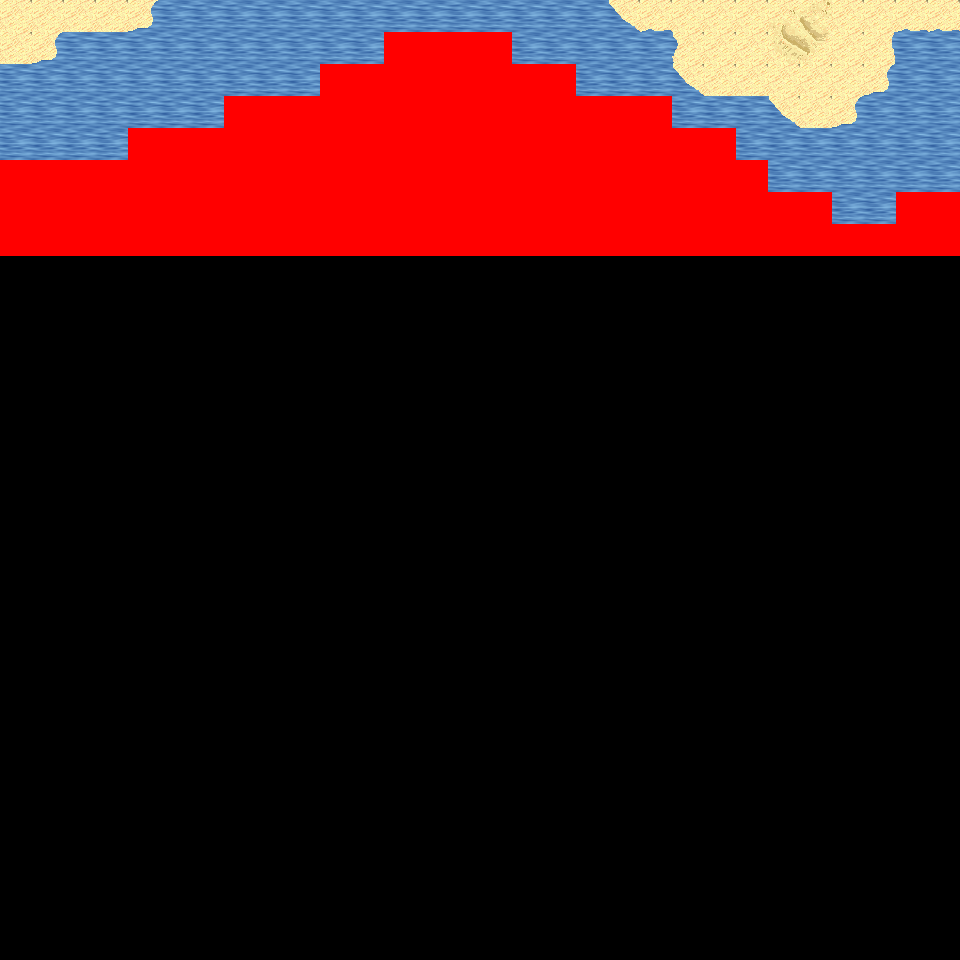

Below is a game level as drawn by its tile map, then a one-line description and the .tmx that defines it (tile-layer data replaced by summaries):
An orthogonal 30x30 tile map with 32x32 px tiles, 6 tile layers (Ground, Object, Object2, Above, ...), 57 tilesets and 5 objects (5x mapExit).

<map version="1.0" orientation="orthogonal" renderorder="right-down" width="30" height="30" tilewidth="32" tileheight="32" nextobjectid="6">
  <tileset firstgid="1" name="tileset_logic_collision" tilewidth="32" tileheight="32" tilecount="1" columns="1">
    <image source="../drawable/tileset_logic_collision.png" width="32" height="32" />
  </tileset>
  <tileset firstgid="2" name="tileset_ground_ground" tilewidth="32" tileheight="32" tilecount="33" columns="3">
    <image source="../drawable/tileset_ground_ground.png" width="96" height="352" />
  </tileset>
  <tileset firstgid="35" name="tileset_ground_water_pool" tilewidth="32" tileheight="32" tilecount="72" columns="3">
    <image source="../drawable/tileset_ground_water_pool.png" width="96" height="768" />
  </tileset>
  <tileset firstgid="107" name="tileset_furniture_carpet_plain_colours" tilewidth="32" tileheight="32" tilecount="10" columns="10">
    <image source="../drawable/tileset_furniture_carpet_plain_colours.png" width="320" height="32" />
  </tileset>
  <tileset firstgid="117" name="tileset_ground_brown_paving" tilewidth="32" tileheight="32" tilecount="2" columns="2">
    <image source="../drawable/tileset_ground_brown_paving.png" width="64" height="32" />
  </tileset>
  <tileset firstgid="119" name="tileset_ground_water_water" tilewidth="32" tileheight="32" tilecount="24" columns="3">
    <image source="../drawable/tileset_ground_water_water.png" width="96" height="256" />
  </tileset>
  <tileset firstgid="143" name="tileset_building_fence_fence_chunky" tilewidth="32" tileheight="32" tilecount="21" columns="3">
    <image source="../drawable/tileset_building_fence_fence_chunky.png" width="96" height="224" />
  </tileset>
  <tileset firstgid="164" name="tileset_ground_water_pool_corners" tilewidth="32" tileheight="32" tilecount="72" columns="3">
    <image source="../drawable/tileset_ground_water_pool_corners.png" width="96" height="768" />
  </tileset>
  <tileset firstgid="236" name="tileset_ground_grass_edges" tilewidth="32" tileheight="32" tilecount="36" columns="12">
    <image source="../drawable/tileset_ground_grass_edges.png" width="384" height="96" />
  </tileset>
  <tileset firstgid="272" name="tileset_ground_grass_corners" tilewidth="32" tileheight="32" tilecount="24" columns="6">
    <image source="../drawable/tileset_ground_grass_corners.png" width="192" height="128" />
  </tileset>
  <tileset firstgid="296" name="tileset_plant_grasses" tilewidth="32" tileheight="32" tilecount="6" columns="3">
    <image source="../drawable/tileset_plant_grasses.png" width="96" height="64" />
  </tileset>
  <tileset firstgid="302" name="tileset_plant_flower_daisy_white" tilewidth="32" tileheight="32" tilecount="8" columns="2">
    <image source="../drawable/tileset_plant_flower_daisy_white.png" width="64" height="128" />
  </tileset>
  <tileset firstgid="310" name="tileset_building_door_door_w" tilewidth="32" tileheight="32" tilecount="6" columns="2">
    <image source="../drawable/tileset_building_door_door_w.png" width="64" height="96" />
  </tileset>
  <tileset firstgid="316" name="tileset_building_wall_wood" tilewidth="32" tileheight="32" tilecount="16" columns="4">
    <image source="../drawable/tileset_building_wall_wood.png" width="128" height="128" />
  </tileset>
  <tileset firstgid="332" name="tileset_building_door_door_e" tilewidth="32" tileheight="32" tilecount="6" columns="2">
    <image source="../drawable/tileset_building_door_door_e.png" width="64" height="96" />
  </tileset>
  <tileset firstgid="338" name="tileset_ground_ground_2" tilewidth="32" tileheight="32" tilecount="4" columns="4">
    <image source="../drawable/tileset_ground_ground_2.png" width="128" height="32" />
  </tileset>
  <tileset firstgid="342" name="tileset_building_wall_stone" tilewidth="32" tileheight="32" tilecount="12" columns="3">
    <image source="../drawable/tileset_building_wall_stone.png" width="96" height="128" />
  </tileset>
  <tileset firstgid="354" name="tileset_building_wall_wall_brown" tilewidth="32" tileheight="32" tilecount="12" columns="3">
    <image source="../drawable/tileset_building_wall_wall_brown.png" width="96" height="128" />
  </tileset>
  <tileset firstgid="366" name="tileset_building_door_door_n" tilewidth="32" tileheight="32" tilecount="6" columns="3">
    <image source="../drawable/tileset_building_door_door_n.png" width="96" height="64" />
  </tileset>
  <tileset firstgid="372" name="tileset_building_church" tilewidth="32" tileheight="32" tilecount="56" columns="8">
    <image source="../drawable/tileset_building_church.png" width="256" height="224" />
  </tileset>
  <tileset firstgid="428" name="tileset_building_castle" tilewidth="32" tileheight="32" tilecount="320" columns="20">
    <image source="../drawable/tileset_building_castle.png" width="640" height="512" />
  </tileset>
  <tileset firstgid="748" name="tileset_plant_cactus" tilewidth="32" tileheight="32" tilecount="2" columns="1">
    <image source="../drawable/tileset_plant_cactus.png" width="32" height="64" />
  </tileset>
  <tileset firstgid="750" name="tileset_plant_stump_small_stump" tilewidth="32" tileheight="32" tilecount="4" columns="2">
    <image source="../drawable/tileset_plant_stump_small_stump.png" width="64" height="64" />
  </tileset>
  <tileset firstgid="754" name="tileset_furniture_carpet_rug_border" tilewidth="32" tileheight="32" tilecount="9" columns="3">
    <image source="../drawable/tileset_furniture_carpet_rug_border.png" width="96" height="96" />
  </tileset>
  <tileset firstgid="763" name="tileset_building_window_window_right" tilewidth="32" tileheight="32" tilecount="2" columns="2">
    <image source="../drawable/tileset_building_window_window_right.png" width="64" height="32" />
  </tileset>
  <tileset firstgid="765" name="tileset_item_statue_fairypool" tilewidth="32" tileheight="32" tilecount="16" columns="2">
    <image source="../drawable/tileset_item_statue_fairypool.png" width="64" height="256" />
  </tileset>
  <tileset firstgid="781" name="tileset_furniture_table_long_front_on" tilewidth="32" tileheight="32" tilecount="3" columns="1">
    <image source="../drawable/tileset_furniture_table_long_front_on.png" width="32" height="96" />
  </tileset>
  <tileset firstgid="784" name="tileset_building_decoration_blue_circle" tilewidth="32" tileheight="32" tilecount="4" columns="2">
    <image source="../drawable/tileset_building_decoration_blue_circle.png" width="64" height="64" />
  </tileset>
  <tileset firstgid="788" name="tileset_building_wall_bricked_edges" tilewidth="32" tileheight="32" tilecount="25" columns="5">
    <image source="../drawable/tileset_building_wall_bricked_edges.png" width="160" height="160" />
  </tileset>
  <tileset firstgid="813" name="tileset_item_corpse_skull_pale" tilewidth="32" tileheight="32" tilecount="2" columns="2">
    <image source="../drawable/tileset_item_corpse_skull_pale.png" width="64" height="32" />
  </tileset>
  <tileset firstgid="815" name="tileset_item_corpse_huge_animal" tilewidth="32" tileheight="32" tilecount="16" columns="2">
    <image source="../drawable/tileset_item_corpse_huge_animal.png" width="64" height="256" />
  </tileset>
  <tileset firstgid="831" name="tileset_item_sign_large" tilewidth="32" tileheight="32" tilecount="15" columns="5">
    <image source="../drawable/tileset_item_sign_large.png" width="160" height="96" />
  </tileset>
  <tileset firstgid="846" name="tileset_building_roof_yellow" tilewidth="32" tileheight="32" tilecount="20" columns="5">
    <image source="../drawable/tileset_building_roof_yellow.png" width="160" height="128" />
  </tileset>
  <tileset firstgid="866" name="tileset_building_roof_red" tilewidth="32" tileheight="32" tilecount="20" columns="5">
    <image source="../drawable/tileset_building_roof_red.png" width="160" height="128" />
  </tileset>
  <tileset firstgid="886" name="tileset_building_roof_green" tilewidth="32" tileheight="32" tilecount="20" columns="5">
    <image source="../drawable/tileset_building_roof_green.png" width="160" height="128" />
  </tileset>
  <tileset firstgid="906" name="tileset_building_roof_blue" tilewidth="32" tileheight="32" tilecount="20" columns="5">
    <image source="../drawable/tileset_building_roof_blue.png" width="160" height="128" />
  </tileset>
  <tileset firstgid="926" name="tileset_logic_creature_animal" tilewidth="32" tileheight="32" tilecount="32" columns="8">
    <image source="../drawable/tileset_logic_creature_animal.png" width="256" height="128" />
  </tileset>
  <tileset firstgid="958" name="tileset_logic_creature_golem" tilewidth="32" tileheight="32" tilecount="4" columns="4">
    <image source="../drawable/tileset_logic_creature_golem.png" width="128" height="32" />
  </tileset>
  <tileset firstgid="962" name="tileset_object_boat" tilewidth="32" tileheight="32" tilecount="42" columns="6">
    <image source="../drawable/tileset_object_boat.png" width="192" height="224" />
  </tileset>
  <tileset firstgid="1004" name="tileset_ground_water_pool_deep" tilewidth="32" tileheight="32" tilecount="72" columns="3">
    <image source="../drawable/tileset_ground_water_pool_deep.png" width="96" height="768" />
  </tileset>
  <tileset firstgid="1076" name="tileset_object_suspension_bridge" tilewidth="32" tileheight="32" tilecount="24" columns="3">
    <image source="../drawable/tileset_object_suspension_bridge.png" width="96" height="256" />
  </tileset>
  <tileset firstgid="1100" name="tileset_plant_tree_palm_trees" tilewidth="32" tileheight="32" tilecount="40" columns="4">
    <image source="../drawable/tileset_plant_tree_palm_trees.png" width="128" height="320" />
  </tileset>
  <tileset firstgid="1140" name="tileset_furniture_table_hotdog_stand" tilewidth="32" tileheight="32" tilecount="20" columns="4">
    <image source="../drawable/tileset_furniture_table_hotdog_stand.png" width="128" height="160" />
  </tileset>
  <tileset firstgid="1160" name="tileset_item_banners_banners" tilewidth="32" tileheight="32" tilecount="6" columns="2">
    <image source="../drawable/tileset_item_banners_banners.png" width="64" height="96" />
  </tileset>
  <tileset firstgid="1166" name="tileset_building_door_closed" tilewidth="32" tileheight="32" tilecount="1" columns="1">
    <image source="../drawable/tileset_building_door_closed.png" width="32" height="32" />
  </tileset>
  <tileset firstgid="1167" name="tileset_building_decoration_numbers" tilewidth="32" tileheight="32" tilecount="20" columns="2">
    <image source="../drawable/tileset_building_decoration_numbers.png" width="64" height="320" />
  </tileset>
  <tileset firstgid="1187" name="tileset_building_decoration_numbers_higher" tilewidth="32" tileheight="32" tilecount="2" columns="2">
    <image source="../drawable/tileset_building_decoration_numbers_higher.png" width="64" height="32" />
  </tileset>
  <tileset firstgid="1189" name="tileset_furniture_light_small_oil_lamp" tilewidth="32" tileheight="32" tilecount="8" columns="2">
    <image source="../drawable/tileset_furniture_light_small_oil_lamp.png" width="64" height="128" />
  </tileset>
  <tileset firstgid="1197" name="tileset_light_light_1x1" tilewidth="32" tileheight="32" tilecount="3" columns="3">
    <image source="../drawable/tileset_light_light_1x1.png" width="96" height="32" />
  </tileset>
  <tileset firstgid="1200" name="tileset_building_roof_straw" tilewidth="32" tileheight="32" tilecount="20" columns="5">
    <image source="../drawable/tileset_building_roof_straw.png" width="160" height="128" />
  </tileset>
  <tileset firstgid="1220" name="tileset_building_huts" tilewidth="32" tileheight="32" tilecount="338" columns="26">
    <image source="../drawable/tileset_building_huts.png" width="832" height="416" />
  </tileset>
  <tileset firstgid="1558" name="tileset_light_light_5x5" tilewidth="32" tileheight="32" tilecount="25" columns="5">
    <image source="../drawable/tileset_light_light_5x5.png" width="160" height="160" />
  </tileset>
  <tileset firstgid="1583" name="tileset_logic_item_sign" tilewidth="32" tileheight="32" tilecount="1" columns="1">
    <image source="../drawable/tileset_logic_item_sign.png" width="32" height="32" />
  </tileset>
  <tileset firstgid="1584" name="tileset_light_door_light" tilewidth="32" tileheight="32" tilecount="12" columns="3">
    <image source="../drawable/tileset_light_door_light.png" width="96" height="128" />
  </tileset>
  <tileset firstgid="1596" name="tileset_ground_sand_1" tilewidth="32" tileheight="32" tilecount="10" columns="2">
    <image source="../drawable/tileset_ground_sand_1.png" width="64" height="160" />
  </tileset>
  <tileset firstgid="1606" name="tileset_ground_sand_2" tilewidth="32" tileheight="32" tilecount="15" columns="5">
    <image source="../drawable/tileset_ground_sand_2.png" width="160" height="96" />
  </tileset>
  <tileset firstgid="1621" name="tileset_logic_creature_reptile" tilewidth="32" tileheight="32" tilecount="7" columns="7">
    <image source="../drawable/tileset_logic_creature_reptile.png" width="224" height="32" />
  </tileset>
  <layer name="Ground" width="30" height="30">
    <data>[900 cells, 240 non-empty, 15 distinct tile ids]</data>
  </layer>
  <layer name="Object" width="30" height="30">
    <data>[900 cells, 18 non-empty, 6 distinct tile ids]</data>
  </layer>
  <layer name="Object2" width="30" height="30">
    <data>[900 cells, 0 non-empty, 0 distinct tile ids]</data>
  </layer>
  <layer name="Above" width="30" height="30">
    <data>[900 cells, 0 non-empty, 0 distinct tile ids]</data>
  </layer>
  <layer name="Above2" width="30" height="30">
    <data>[900 cells, 0 non-empty, 0 distinct tile ids]</data>
  </layer>
  <layer name="Walkable" width="30" height="30">
    <data>[900 cells, 127 non-empty, 1 distinct tile ids]</data>
  </layer>
  <objectgroup name="MapEvents">
    <object id="1" name="north" type="mapExit" x="0" y="0" width="960" height="32">
      <properties>
        <property name="map" value="level_0_x259_y96" />
        <property name="x" value="0" />
        <property name="y" value="28" />
      </properties>
    </object>
    <object id="2" name="west" type="mapExit" x="0" y="0" width="32" height="160">
      <properties>
        <property name="map" value="level_0_x258_y97" />
        <property name="x" value="28" />
        <property name="y" value="0" />
      </properties>
    </object>
    <object id="3" name="west2" type="mapExit" x="0" y="256" width="32" height="704">
      <properties>
        <property name="map" value="level_0_x258_y97" />
        <property name="x" value="28" />
        <property name="y" value="8" />
      </properties>
    </object>
    <object id="4" name="east" type="mapExit" x="928" y="0" width="32" height="192">
      <properties>
        <property name="map" value="level_0_x260_y97" />
        <property name="x" value="1" />
        <property name="y" value="0" />
      </properties>
    </object>
    <object id="5" name="east2" type="mapExit" x="928" y="256" width="32" height="704">
      <properties>
        <property name="map" value="level_0_x260_y97" />
        <property name="x" value="1" />
        <property name="y" value="8" />
      </properties>
    </object>
  </objectgroup>
</map>
